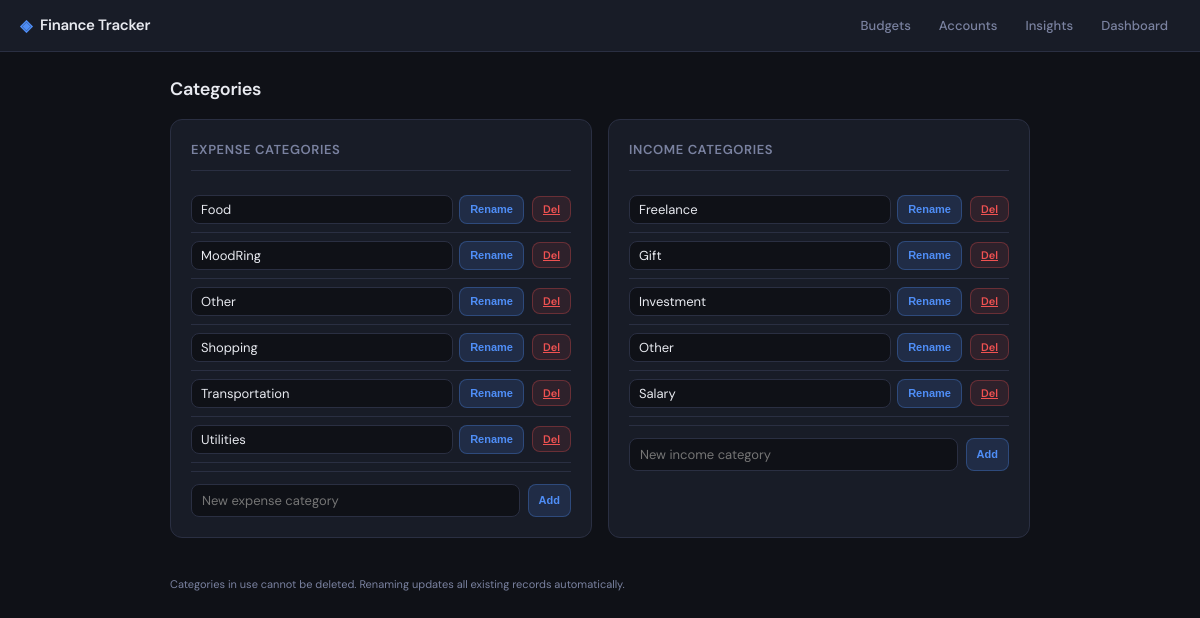
The page /categories on the database its author committed.
### app.py (models this page shows)
class Category(db.Model):
    id = db.Column(db.Integer, primary_key=True)
    name = db.Column(db.String(50), nullable=False)
    kind = db.Column(db.String(20), nullable=False)

### app.py (the view, shortened to what this page needs)
@app.route("/categories", methods=["GET", "POST"])
def manage_categories():
    return render_template(
        "categories.html",
        expense_cats=Category.query.filter_by(kind="expense").order_by(Category.name).all(),
        income_cats=Category.query.filter_by(kind="income").order_by(Category.name).all(),
    )

### templates/categories.html (shortened to what this page needs)
<!doctype html>
<html lang="en">
<head>
  <link rel="stylesheet" href="{{ url_for('static', filename='style.css') }}">
</head>
<body>
<header class="topbar">
  <div class="topbar-brand">Finance Tracker</div>
  <nav class="topbar-nav">
    <a href="/budgets">Budgets</a>
    <a href="/accounts">Accounts</a>
    <a href="/insights">Insights</a>
    <a href="/">Dashboard</a>
  </nav>
</header>
<div class="page-wrap">
  <div class="page-header">
    <div class="page-title">Categories</div>
  </div>
  <div style="display:grid; grid-template-columns:1fr 1fr; gap:16px;">
    <div class="standalone-card">
      <h2>Expense Categories</h2>
      {% for c in expense_cats %}
        <div class="cat-row">
          <form method="post" action="/categories/rename/{{ c.id }}">
            <input type="text" name="new_name" value="{{ c.name }}">
            <button type="submit" class="btn-xs blue">Rename</button>
          </form>
          <a href="/categories/delete/{{ c.id }}" class="btn-xs red">Del</a>
        </div>
      {% endfor %}
      <div class="cat-add-row">
        <form method="post" action="/categories" style="display:flex; gap:8px; width:100%;">
          <input type="text" name="name" placeholder="New expense category" required>
          <button type="submit" class="btn-xs blue">Add</button>
        </form>
      </div>
    </div>
    <div class="standalone-card">
      <h2>Income Categories</h2>
      {% for c in income_cats %}
        <div class="cat-row">
          <form method="post" action="/categories/rename/{{ c.id }}">
            <input type="text" name="new_name" value="{{ c.name }}">
            <button type="submit" class="btn-xs blue">Rename</button>
          </form>
          <a href="/categories/delete/{{ c.id }}" class="btn-xs red">Del</a>
        </div>
      {% endfor %}
      <div class="cat-add-row">
        <form method="post" action="/categories" style="display:flex; gap:8px; width:100%;">
          <input type="text" name="name" placeholder="New income category" required>
          <button type="submit" class="btn-xs blue">Add</button>
        </form>
      </div>
    </div>
  </div>
  <p style="font-size:11px; color:var(--muted); margin-top:12px; padding:10px 0;">
    Categories in use cannot be deleted. Renaming updates all existing records automatically.
  </p>
</div>
</body>
</html>

### static/style.css (style rules this page uses)
*, *::before, *::after { box-sizing: border-box; margin: 0; padding: 0; }
:root { --bg: #0f1117; --surface: #181c27; --surface2: #1e2333; --border: #2a2f42; --border2: #343a52; --text: #e8eaf0; --muted: #7a82a0; --accent: #4f8ef7; --accent2: #3a6fd8; --green: #34c97b; --red: #f05252; --yellow: #f5a623; --purple: #9b6ef3; --font: 'DM Sans', sans-serif; --mono: 'DM Mono', monospace; --r: 8px; --r2: 12px; }
html, body { background: var(--bg); color: var(--text); font-family: var(--font); font-size: 14px; line-height: 1.5; min-height: 100vh; }
.topbar { position: sticky; top: 0; z-index: 100; background: var(--surface); border-bottom: 1px solid var(--border); display: flex; align-items: center; justify-content: space-between; padding: 0 20px; height: 52px; }
.topbar-brand { font-size: 15px; font-weight: 600; letter-spacing: -0.3px; color: var(--text); display: flex; align-items: center; gap: 8px; }
.topbar-brand::before { content: '◈'; color: var(--accent); font-size: 16px; }
.topbar-nav { display: flex; gap: 4px; }
.topbar-nav a { color: var(--muted); text-decoration: none; font-size: 13px; font-weight: 500; padding: 5px 12px; border-radius: var(--r); transition: all 0.15s; }
.page-header { display: flex; justify-content: space-between; align-items: center; margin-bottom: 16px; }
.page-title { font-size: 18px; font-weight: 600; letter-spacing: -0.3px; }
.page-wrap { max-width: 900px; margin: 0 auto; padding: 24px 20px; }
.standalone-card { background: var(--surface); border: 1px solid var(--border); border-radius: var(--r2); padding: 20px; margin-bottom: 16px; }
.standalone-card h2 { font-size: 13px; font-weight: 600; text-transform: uppercase; letter-spacing: 0.6px; color: var(--muted); margin-bottom: 16px; padding-bottom: 10px; border-bottom: 1px solid var(--border); }
.cat-row { display: flex; align-items: center; gap: 8px; padding: 8px 0; border-bottom: 1px solid var(--border); }
.cat-row form { display: flex; gap: 6px; flex: 1; }
.cat-row input[type="text"] { flex: 1; background: var(--bg); border: 1px solid var(--border); color: var(--text); padding: 5px 9px; border-radius: var(--r); font-family: var(--font); font-size: 13px; }
.btn-xs { background: var(--surface2); color: var(--muted); border: 1px solid var(--border); padding: 4px 10px; border-radius: var(--r); font-size: 11px; font-weight: 600; cursor: pointer; white-space: nowrap; }
.btn-xs.blue { background: rgba(79,142,247,0.15); color: var(--accent); border-color: rgba(79,142,247,0.3); }
.btn-xs.red { background: rgba(240,82,82,0.1); color: var(--red); border-color: rgba(240,82,82,0.3); }
.cat-add-row { display: flex; gap: 8px; padding-top: 12px; border-top: 1px solid var(--border); margin-top: 8px; }
.cat-add-row input { flex: 1; background: var(--bg); border: 1px solid var(--border); color: var(--text); padding: 7px 10px; border-radius: var(--r); font-family: var(--font); font-size: 13px; }

### rows shown on the page
Category: new_name "Food"
Category: new_name "MoodRing"
Category: new_name "Other"
Category: new_name "Shopping"
Category: new_name "Transportation"
Category: new_name "Utilities"
Category: new_name "Freelance"
Category: new_name "Gift"
Category: new_name "Investment"
Category: new_name "Other"
Category: new_name "Salary"
